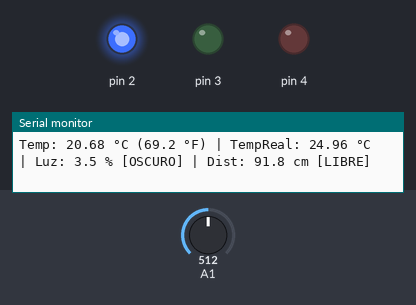
This sketch was run on a simulated Arduino Nano, built with avr-gcc and run on an emulated ATmega328P. On the bench: output pins drawn as LEDs (lit = HIGH), the last lines printed to the serial monitor. Dashed ring = blinking. The inputs (shaded band) are chosen by the test bench; at power-on: A1 = 512. Random numbers use the default seed unless the sketch sets one.

Above: at 3.8 s.
3.9 s: A1 set to 468
At 7.1 s:
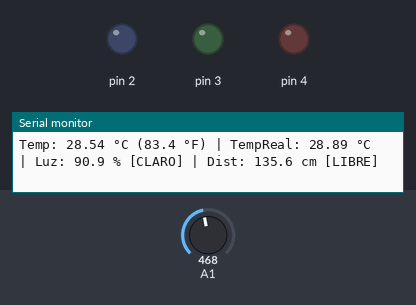
7.4 s: A1 set to 446
At 8.7 s:
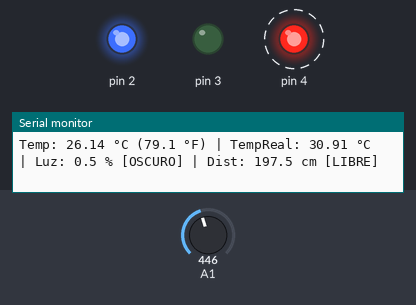
At 9.7 s:
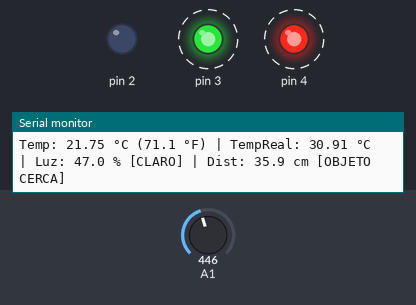
11.3 s: A1 set to 900
Timing chart, 0 to 21.0 s (numbered marks = the images above; inputs shaded):
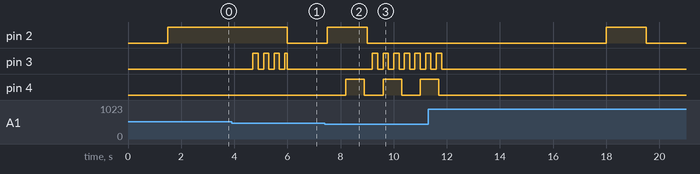

Measured:
- the behaviour switches between 456 and 455 on A1 (found by bisection; images 1 and 2)
- after the input at 7.4 s, pin 4: alternates HIGH for 0.70 s and LOW for 0.70 s, starting after 0.80 s

The sketch:

sketch.ino
```cpp
#include <Arduino.h>
#include "Sensores.h"
#include "Led.h"


SensorTemperatura tempSim(18.0f, 30.0f, -0.5f);
SensorLuz luzSim(0.0f, 100.0f, 30.0f);
SensorUltrasonido distSim(10.0f, 250.0f, 300.0f);
SensorTemperaturaReal tempReal(A1);
Led ledLuz(2);
Led ledProx(3);
Led ledTemp(4);

unsigned long ultimoEnvio = 0;
const unsigned long intervaloMs = 1500;

void setup() {
  Serial.begin(9600);
  randomSeed(analogRead(A0));
  Serial.println("=== TP8 - Ejercicio 1: Simulacion de Sensores ===");
  tempReal.begin();
  ledLuz.begin();
  ledProx.begin();
  ledTemp.begin();
}

void loop() {
  //Así el parpadeo corre fluido en cada ciclo sin esperar los `1500 ms` del Monitor Serial.
  ledLuz.actualizar();
  ledProx.actualizar();
  ledTemp.actualizar();

  if (millis() - ultimoEnvio >= intervaloMs) {
    ultimoEnvio = millis();

    tempSim.generarMedicion();
    luzSim.generarMedicion();
    distSim.generarMedicion();
    tempReal.generarMedicion();

    if (luzSim.estaOscuro()) {
  ledLuz.encender();
} else {
  ledLuz.apagar();
}

if (distSim.hayObjetoCerca(40.0f)) {
  ledProx.parpadear(200);
} else {
  ledProx.apagar();
}

if (tempReal.leerMedicion() > 30.0f) {
  ledTemp.parpadear(700);
} else {
  ledTemp.apagar();
}
    Serial.print("Temp: ");
    Serial.print(tempSim.leerMedicion(), 2);
    Serial.print(" ");
    Serial.print(tempSim.getMagnitud());
    Serial.print(" (");
    Serial.print(tempSim.leerFahrenheit(), 1);
    Serial.print(" °F) | ");

    Serial.print("TempReal: ");
    Serial.print(tempReal.leerMedicion(), 2);
    Serial.print(" ");
    Serial.print(tempReal.getMagnitud());
    /*Serial.print(" (");
    Serial.print(tempSim.leerFahrenheit(), 1);
    Serial.print(" °F) | ");*/
    Serial.print(" | ");

    Serial.print("Luz: ");
    Serial.print(luzSim.leerMedicion(), 1);
    Serial.print(" ");
    Serial.print(luzSim.getMagnitud());
    Serial.print(luzSim.estaOscuro() ? " [OSCURO]" : " [CLARO]");
    Serial.print(" | ");

    Serial.print("Dist: ");
    Serial.print(distSim.leerMedicion(), 1);
    Serial.print(" ");
    Serial.print(distSim.getMagnitud());
    Serial.println(distSim.hayObjetoCerca(40.0f) ? " [OBJETO CERCA]" : " [LIBRE]");
  }
}
```

Led.h
```cpp
#pragma once
#include <Arduino.h>

class Led {
private:
  uint8_t _pin;
  bool _estado;
  bool _parpadeando;
  unsigned long _intervalo;
  unsigned long _ultimoCambio;

  void escribirPin(bool encenderLed) {
    _estado = encenderLed;
    digitalWrite(_pin, _estado ? HIGH : LOW);
  }

public:
  explicit Led(uint8_t pin)
    : _pin(pin),
      _estado(false),
      _parpadeando(false),
      _intervalo(500),
      _ultimoCambio(0) {}

  void begin() {
    pinMode(_pin, OUTPUT);
    apagar();
  }

  void encender() {
    _parpadeando = false;
    escribirPin(true);
  }

  void apagar() {
    _parpadeando = false;
    escribirPin(false);
  }

  void parpadear(unsigned long intervaloMs) {
    _intervalo = intervaloMs;
    if (!_parpadeando) {
      _parpadeando = true;
      _ultimoCambio = millis();
    }
  }

  void actualizar() {
    if (!_parpadeando) {
      return;
    }

    unsigned long ahora = millis();
    if (ahora - _ultimoCambio >= _intervalo) {
      _ultimoCambio = ahora;
      escribirPin(!_estado);
    }
  }

  bool estaEncendido() const {
    return _estado;
  }
};
```

Sensores.h
```cpp
#pragma once

#include <Arduino.h>
#include <math.h>

class Sensor {
protected:
  float _valor;
  String _magnitud;
  float _minSim;
  float _maxSim;

public:
  Sensor(String magnitud, float minSim, float maxSim)
    : _valor(0.0f), _magnitud(magnitud), _minSim(minSim), _maxSim(maxSim) {}

  virtual ~Sensor() {}

  // Simula una medición dentro del rango configurado
  virtual void generarMedicion() {
    long escala = 1000L;
    long minEntero = static_cast<long>(_minSim * escala);
    long maxEntero = static_cast<long>(_maxSim * escala);
    long aleatorio = random(minEntero, maxEntero + 1);
    _valor = static_cast<float>(aleatorio) / static_cast<float>(escala);
  }

  // Devuelve la última medición almacenada
  virtual float leerMedicion() const {
    return _valor;
  }

  String getMagnitud() const {
    return _magnitud;
  }
};

// 1) Subclase Temperatura
class SensorTemperatura : public Sensor {
private:
  float _offset;

public:
  SensorTemperatura(float minC = 15.0f, float maxC = 35.0f, float offset = 0.0f)
    : Sensor("°C", minC, maxC), _offset(offset) {}

  void generarMedicion() override {
    Sensor::generarMedicion();
    _valor += _offset;
  }

  void setOffset(float offset) {
    _offset = offset;
  }

  float leerFahrenheit() const {
    return (_valor * 1.8f) + 32.0f;
  }
};

// 2) Subclase Luz
class SensorLuz : public Sensor {
private:
  float _umbralOscuridad;

public:
  SensorLuz(float minPct = 0.0f, float maxPct = 100.0f, float umbralOscuridad = 25.0f)
    : Sensor("%", minPct, maxPct), _umbralOscuridad(umbralOscuridad) {}

  bool estaOscuro() const {
    return _valor < _umbralOscuridad;
  }

  void setUmbralOscuridad(float umbral) {
    _umbralOscuridad = umbral;
  }
};

// 3) Subclase Ultrasonido
class SensorUltrasonido : public Sensor {
private:
  float _distanciaMaxima;

public:
  SensorUltrasonido(float minCm = 5.0f, float maxCm = 300.0f, float distMax = 400.0f)
    : Sensor("cm", minCm, maxCm), _distanciaMaxima(distMax) {}

  void generarMedicion() override {
    Sensor::generarMedicion();
    if (_valor > _distanciaMaxima) {
      _valor = _distanciaMaxima;
    }
  }

  bool hayObjetoCerca(float umbralCm) const {
    return (_valor > 0.0f) && (_valor <= umbralCm);
  }
};
// 4) Subclase Sensor Real (NTC en pin analógico, ej. A1)
class SensorTemperaturaReal : public Sensor {
private:
  uint8_t _pin;
  float _beta;
  float _resistenciaSerie;
  float _resistenciaNominal;

public:
  SensorTemperaturaReal(uint8_t pin,
                        float beta = 3950.0f,
                        float resistenciaSerie = 10000.0f,
                        float resistenciaNominal = 10000.0f)
    : Sensor("°C", -40.0f, 125.0f),
      _pin(pin),
      _beta(beta),
      _resistenciaSerie(resistenciaSerie),
      _resistenciaNominal(resistenciaNominal) {}

  void begin() {
    pinMode(_pin, INPUT);
  }

  void generarMedicion() override {
    int lectura = analogRead(_pin);
    if (lectura <= 0) {
      lectura = 1;
    } else if (lectura >= 1023) {
      lectura = 1022;
    }

    float rNtc = _resistenciaSerie *
                 (static_cast<float>(lectura) / static_cast<float>(1023 - lectura));
    float tempK = 1.0f / ((1.0f / 298.15f) + (log(rNtc / _resistenciaNominal) / _beta));
    _valor = tempK - 273.15f;
  }
};
```
